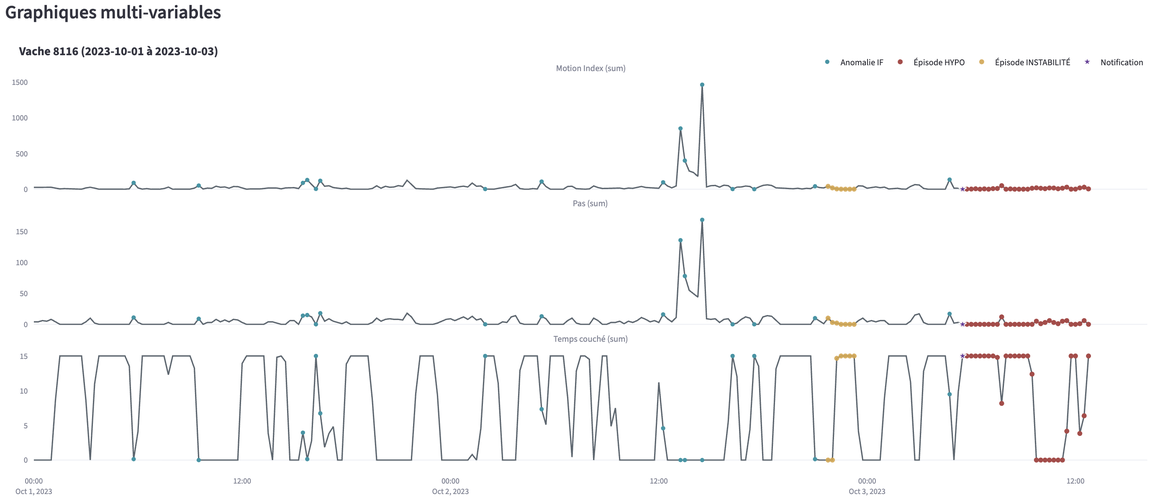
#> input picture memoire/figures/streamlit_individual.png, 1155 x 502 px, shrunk from 2760 x 1200 before the run, found by its file name
$ python _trim_streamlit_figures.py
#> lines starting #> are read from the running program, lines starting #| are printed output that depends on the picture
"""Auto-recadre les marges blanches des captures Streamlit utilisées dans le mémoire.

Lit chaque PNG dans memoire/overleaf_uqam/figures/streamlit_*.png, détecte la
boîte non-blanche, ajoute une marge fine, et sauvegarde en place.
"""

from pathlib import Path

from PIL import Image, ImageChops


def trim_white_margins(img: Image.Image, margin_px: int = 16, threshold: int = 250) -> Image.Image:
    """Retire les bandes blanches autour d'une image.

    margin_px : marge à laisser de chaque côté après recadrage
    threshold : pixel >= threshold sur les 3 canaux = considéré comme blanc
    """
    rgb = img.convert("RGB")
    bg = Image.new("RGB", rgb.size, (255, 255, 255))
    diff = ImageChops.difference(rgb, bg)
    # Étend le diff pour la robustesse
    bbox = diff.point(lambda p: 255 if p > 255 - threshold else 0).getbbox()
    if bbox is None:
        return img
    left, top, right, bottom = bbox
    left = max(0, left - margin_px)
    top = max(0, top - margin_px)
    right = min(img.width, right + margin_px)
    bottom = min(img.height, bottom + margin_px)
    return img.crop((left, top, right, bottom))


def main() -> None:
    figures_dir = Path("memoire/overleaf_uqam/figures")
    targets = ["streamlit_individual.png", "streamlit_heatmap_compact.png"]
    for name in targets:
        path = figures_dir / name
        if not path.exists():
            print(f"  introuvable : {path}")
            continue
        img = Image.open(path)
#> img is the input picture: PIL image 1155x502 RGBA; mean R, G, B, A 250.3, 250.3, 250.5, 255
        before = img.size
#> before = (1155, 502)
        cropped = trim_white_margins(img, margin_px=12)
#> in trim_white_margins, `bg = Image.new("RGB", rgb.size, (255, 255, 255))`: bg: PIL image 1155x502 RGB; every value is 255
#> in trim_white_margins, `diff = ImageChops.difference(rgb, bg)`:
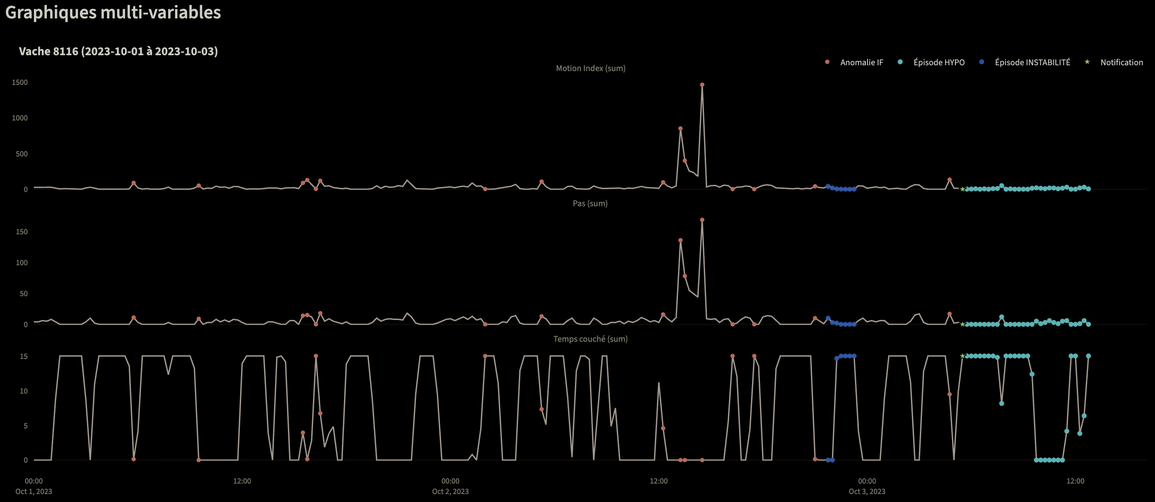
#> diff: PIL image 1155x502 RGB; mean R, G, B 4.7, 4.7, 4.5
#> in trim_white_margins, `bbox = diff.point(lambda p: 255 if p > 255 - threshold else 0).getbbox()`: bbox = (5, 4, 1147, 496)
#> in trim_white_margins, `left, top, right, bottom = bbox`: left = 5; top = 4; right = 1147; bottom = 496
#> in trim_white_margins, `left = max(0, left - margin_px)`: left = 0
#> in trim_white_margins, `right = min(img.width, right + margin_px)`: right = 1155
#> in trim_white_margins, `bottom = min(img.height, bottom + margin_px)`: bottom = 502
        after = cropped.size
#> after = (1155, 502)
        cropped.save(path)
        print(f"  {name} : {before} -> {after}")
#|   streamlit_individual.png : (1155, 502) -> (1155, 502)
#> pass 2 of the loop in main, `for name in targets:`:
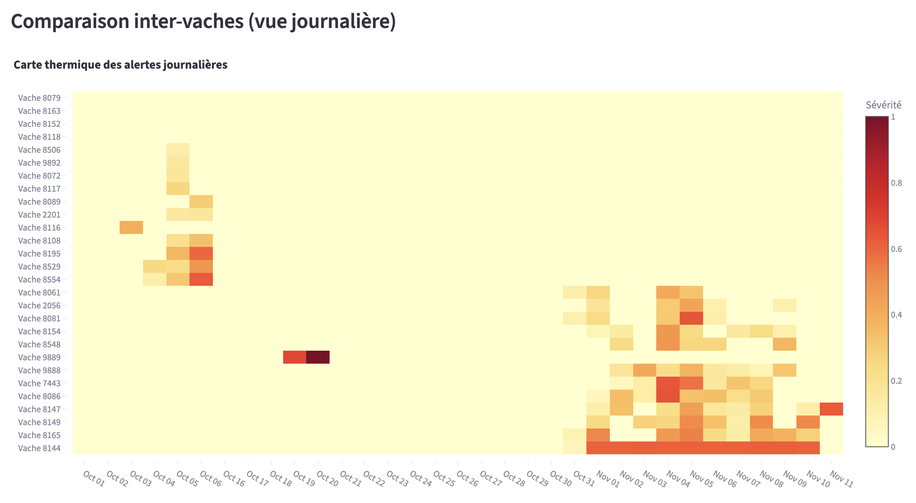
#> input picture memoire/figures/streamlit_heatmap_compact.png, 916 x 503 px, shrunk from 2190 x 1202 before the run, found by its file name
#> in main, img is the input picture: PIL image 916x503 RGB; mean R, G, B 250.7, 245.5, 215.6
#> bg: PIL image 916x503 RGB; every value is 255
#> in trim_white_margins (call 2), `diff = ImageChops.difference(rgb, bg)`:
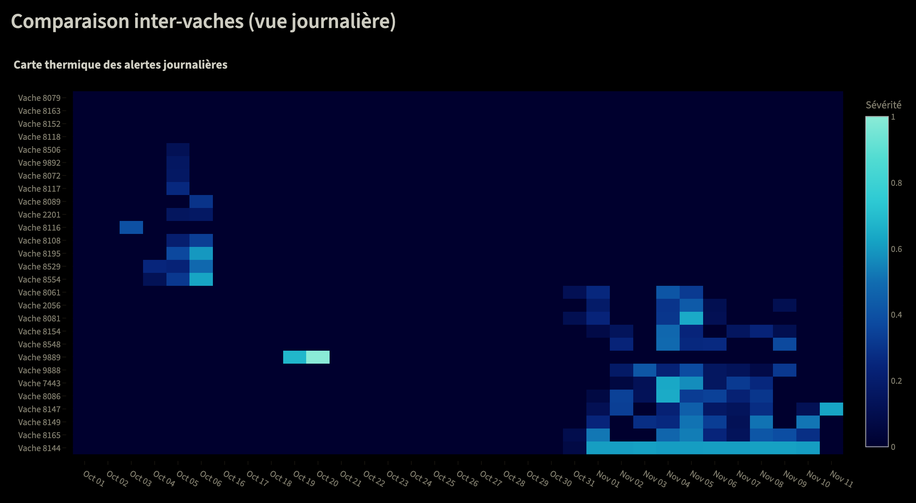
#> diff: PIL image 916x503 RGB; mean R, G, B 4.3, 9.5, 39.4
#> bbox = (11, 12, 902, 488)
#> in trim_white_margins (call 2), `left, top, right, bottom = bbox`: left = 11; top = 12; right = 902; bottom = 488
#> in trim_white_margins (call 2), `left = max(0, left - margin_px)`: left = 0
#> in trim_white_margins (call 2), `right = min(img.width, right + margin_px)`: right = 914
#> in trim_white_margins (call 2), `bottom = min(img.height, bottom + margin_px)`: bottom = 500
#> in trim_white_margins (call 2), `return img.crop((left, top, right, bottom))`:
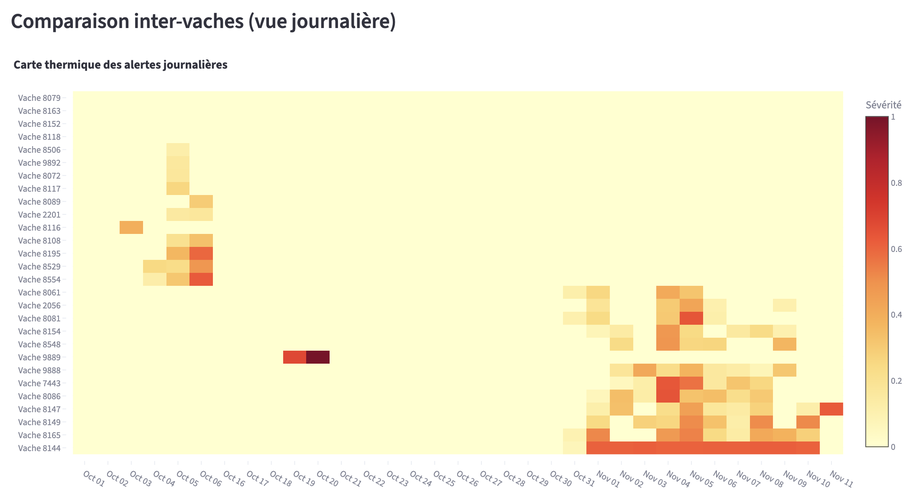
#> returned value: PIL image 914x500 RGB; mean R, G, B 250.7, 245.5, 215.3
#|   streamlit_heatmap_compact.png : (916, 503) -> (914, 500)


if __name__ == "__main__":
    main()
